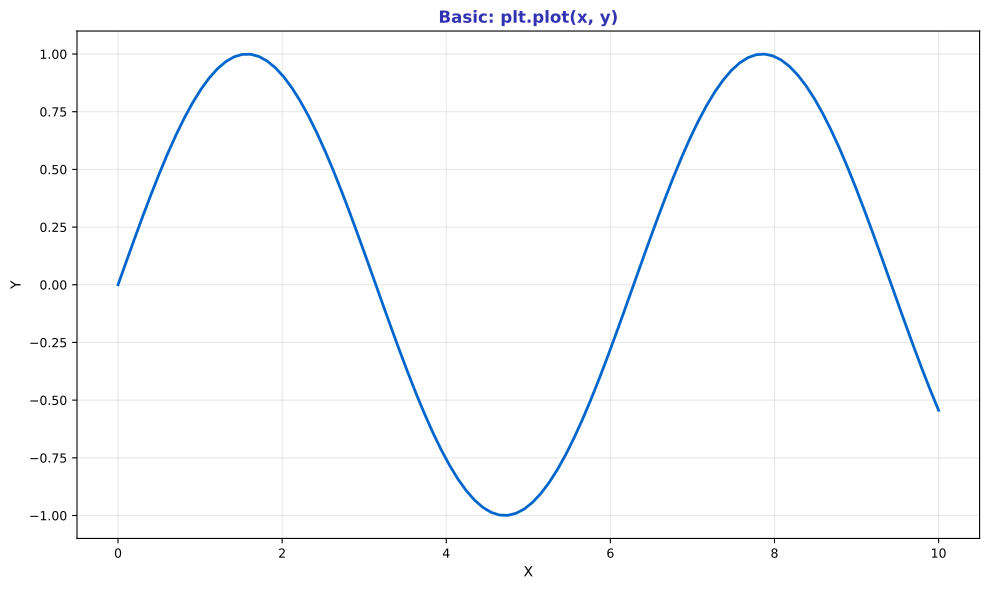

Generate this figure with Python:
"""Basic Line Plot - Simple plt.plot()"""
import matplotlib.pyplot as plt
import numpy as np
from pathlib import Path

plt.rcParams.update({
    'font.size': 10, 'axes.labelsize': 10, 'axes.titlesize': 11,
    'xtick.labelsize': 9, 'ytick.labelsize': 9, 'legend.fontsize': 9,
    'figure.figsize': (10, 6), 'figure.dpi': 150
})

MLPURPLE = '#3333B2'
MLBLUE = '#0066CC'

fig, ax = plt.subplots(figsize=(10, 6))

x = np.linspace(0, 10, 100)
y = np.sin(x)

ax.plot(x, y, color=MLBLUE, linewidth=2)
ax.set_title('Basic: plt.plot(x, y)', fontsize=12, fontweight='bold', color=MLPURPLE)
ax.set_xlabel('X', fontsize=10)
ax.set_ylabel('Y', fontsize=10)
ax.grid(alpha=0.3)

plt.tight_layout()
plt.savefig(Path(__file__).parent / 'chart.pdf', dpi=300, bbox_inches='tight')
plt.close()
